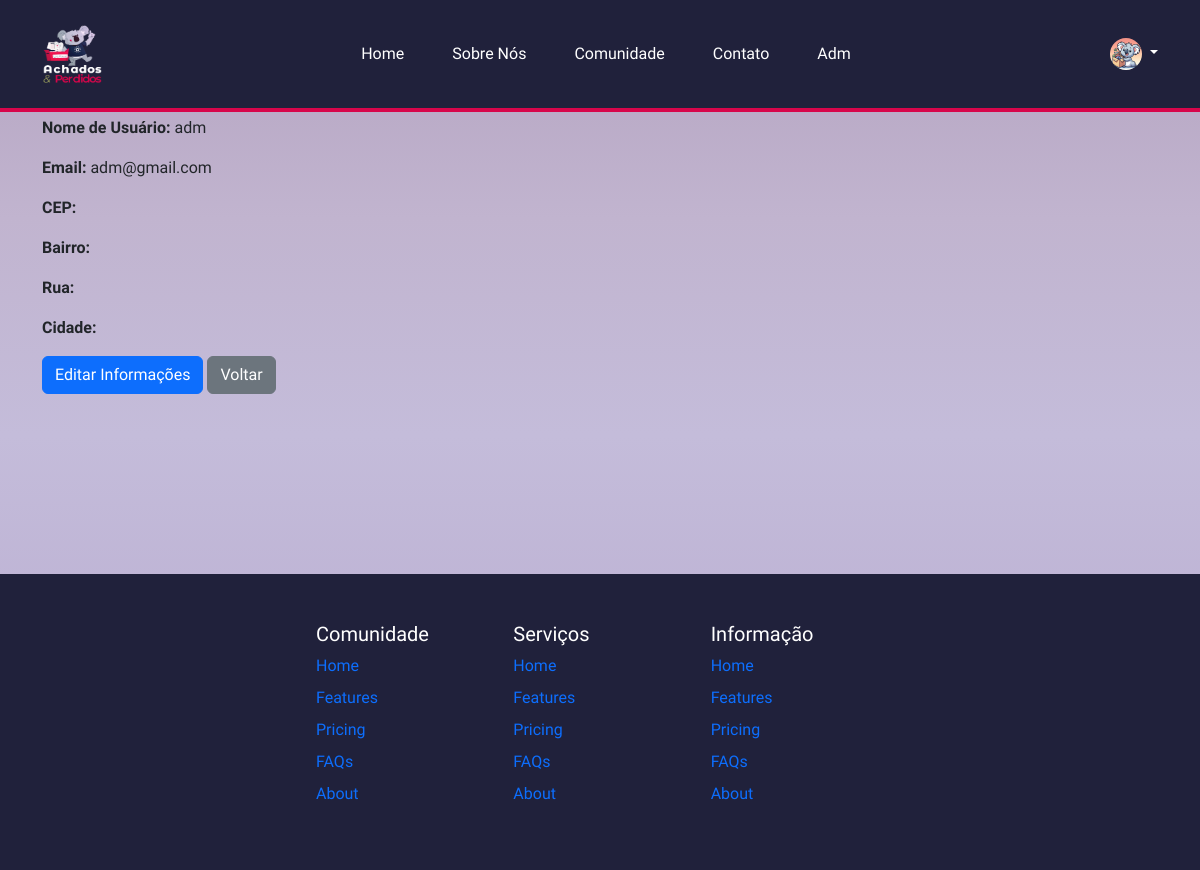
The app's page /minhas_informacoes.php (signed in) with its own data.
### tables this page shows
CREATE TABLE `pessoa` (
  `codpessoa` bigint(20) UNSIGNED NOT NULL,
  `nome` varchar(30) NOT NULL,
  `email` varchar(255) NOT NULL,
  `senha` varchar(355) DEFAULT NULL,
  `reg_date` date NOT NULL DEFAULT curdate(),
  `adm` int(11) DEFAULT 0,
  `codigo_verificacao` varchar(32) NOT NULL DEFAULT '',
  `verificado` tinyint(1) DEFAULT 0,
  `imagem` varchar(255) DEFAULT NULL,
  `cep` varchar(10) DEFAULT NULL,
  `logradouro` varchar(255) DEFAULT NULL,
  `bairro` varchar(255) DEFAULT NULL,
  `cidade` varchar(255) DEFAULT NULL
);

### includes/components/funcao.php (called while the page is built, shortened)
<?php
function verifica_administrador($userId, $pdo)
{
    $stmt = $pdo->prepare('SELECT * FROM pessoa WHERE codpessoa = :userId AND adm = 1');
    $stmt->bindValue(':userId', $userId);
    $stmt->execute();
    return $stmt->rowCount() === 1;
}
?>

### minhas_informacoes.php (the view, shortened to what this page needs)
<?php
require_once("./includes/components/conecta.php");
require_once("./includes/components/funcao.php");
require_once("./includes/components/cabecalho.php");
require_once("./includes/components/js.php");
$userId = $_SESSION["codpessoa"];
$consulta = $pdo->prepare('SELECT * FROM pessoa WHERE codpessoa = ?');
$consulta->execute([$userId]);
$usuario = $consulta->fetch();
?>
<body>
    <main>
        <header class="bg-primary-color">
            <nav class="navbar navbar-expand-lg fixed-top bg-primary-color" id="navbar">
                <div class="container py-3">
                    <a class="navbar-logo" href="index.php">
                        <img id="navbar-logo" src="img/achados&perdidos-logo4.png" alt="achados&perdidos" />
                    </a>
                    <div class="collapse navbar-collapse" id="navbar-items">
                        <ul class="navbar-nav me-auto mb-2 mb-lg-0">
                            <li class="nav-item">
                                <a class="nav-link" href="index.php">Home</a>
                            </li>
                            <li class="nav-item">
                                <a class="nav-link" href="sobre_nos.php">Sobre Nós</a>
                            </li>
                            <li class="nav-item">
                                <a class="nav-link" href="comunidade.php">Comunidade</a>
                            </li>
                            <li class="nav-item">
                                <a class="nav-link" href="contato.php">Contato</a>
                            </li>
                            <?php
                            $userId = $_SESSION["codpessoa"];
                            $adm = verifica_administrador($userId, $pdo);
                            if ($adm) {
                                ?>
                                <li class="nav-item">
                                    <a class="nav-link" href="adm.php">Adm</a>
                                </li>
                                <?php
                            }
                            ?>
                        </ul>
                        <div class="dropdown text-end">
                            <a href="#" class="d-block link-body-emphasis text-decoration-none dropdown-toggle"
                                data-bs-toggle="dropdown" aria-expanded="false">
                                <?php
                                $imagemPerfil = empty($usuario["imagem"]) ? "img/perfil-padrao.png" : "uploads/" . $usuario["imagem"];
                                ?>
                                <img src="<?php echo $imagemPerfil; ?>" alt="Perfil do usuário" width="32" height="32"
                                    class="rounded-circle">
                            </a>
                        </div>
                    </div>
                </div>
            </nav>
        </header>
        <div id="conteudo" class="container">
            <div class="forms">
                <h1 class="text-center">Minhas Informações</h1>
                <div class="row justify-content-center">
                    <div class="col-md-12">
                        <p><strong>Nome de Usuário:</strong>
                            <?php echo $usuario["nome"]; ?>
                        </p>
                        <p><strong>Email:</strong>
                            <?php echo $usuario["email"]; ?>
                        </p>
                        <p><strong>CEP:</strong>
                        </p>
                        <p><strong>Bairro:</strong>
                        </p>
                        <p><strong>Rua:</strong>
                        </p>
                        <p><strong>Cidade:</strong>
                        </p>
                    </div>
                    <div class="col-md-12">
                        <a class="btn btn-primary" href="editar_minhas_informacoes.php" role="button">Editar
                            Informações</a>
                        <a class="btn btn-secondary" href="perfil_usuario.php" role="button">Voltar</a>
                    </div>
                </div>
            </div>
        </div>
    </main>
    <footer class="py-5 bg-primary-color">
        <div class="row justify-content-center">
            <div class="col-6 col-md-2 mb-2">
                <h5>Comunidade</h5>
                <ul class="nav flex-column">
                    <li class="nav-item mb-2"><a href="#" class="nav-link p-0 text-body-secondary">Home</a></li>
                    <li class="nav-item mb-2"><a href="#" class="nav-link p-0 text-body-secondary">Features</a></li>
                    <li class="nav-item mb-2"><a href="#" class="nav-link p-0 text-body-secondary">Pricing</a></li>
                    <li class="nav-item mb-2"><a href="#" class="nav-link p-0 text-body-secondary">FAQs</a></li>
                    <li class="nav-item mb-2"><a href="#" class="nav-link p-0 text-body-secondary">About</a></li>
                </ul>
            </div>
            <div class="col-6 col-md-2 mb-2">
                <h5>Serviços</h5>
                <ul class="nav flex-column">
                    <li class="nav-item mb-2"><a href="#" class="nav-link p-0 text-body-secondary">Home</a></li>
                    <li class="nav-item mb-2"><a href="#" class="nav-link p-0 text-body-secondary">Features</a></li>
                    <li class="nav-item mb-2"><a href="#" class="nav-link p-0 text-body-secondary">Pricing</a></li>
                    <li class="nav-item mb-2"><a href="#" class="nav-link p-0 text-body-secondary">FAQs</a></li>
                    <li class="nav-item mb-2"><a href="#" class="nav-link p-0 text-body-secondary">About</a></li>
                </ul>
            </div>
            <div class="col-6 col-md-2 mb-2">
                <h5>Informação</h5>
                <ul class="nav flex-column">
                    <li class="nav-item mb-2"><a href="#" class="nav-link p-0 text-body-secondary">Home</a></li>
                    <li class="nav-item mb-2"><a href="#" class="nav-link p-0 text-body-secondary">Features</a></li>
                    <li class="nav-item mb-2"><a href="#" class="nav-link p-0 text-body-secondary">Pricing</a></li>
                    <li class="nav-item mb-2"><a href="#" class="nav-link p-0 text-body-secondary">FAQs</a></li>
                    <li class="nav-item mb-2"><a href="#" class="nav-link p-0 text-body-secondary">About</a></li>
                </ul>
            </div>
        </div>
    </footer>
</body>
</html>

### css/style.css (style rules this page uses)
html, body { height: auto; margin: 0; align-items: center; justify-content: center; }
main { height: auto; margin-bottom: 15%; }
* { font-family: 'Montserrat Alternates', sans-serif; box-sizing: border-box; }
body { background: linear-gradient(#b4a3c0, #c1b4cf, #c4bcda, #bdb2d4, #a37dc9); }
#conteudo { margin-top: 5%; height: auto; }
footer { position:relative; left:0; }
.bg-primary-color { background-color: #20213B; }
#navbar { border-bottom: 4px solid #D7064B; position: fixed; width: 100%; z-index: 1000; }
#navbar a { color: #ffffff; }
.navbar-nav .nav-link { position: relative; }
#navbar-logo { width: 60px; height: 60px; }
#navbar-items .navbar-nav { display: flex; justify-content: center; width: 100%; }
#navbar-items .nav-item { margin: 0 1em; }
footer { width: 100%; background-color: #333; color: #fff; padding: 20px; }

### records on screen
pessoa: imagem (picture), nome "adm", email "adm@gmail.com"
